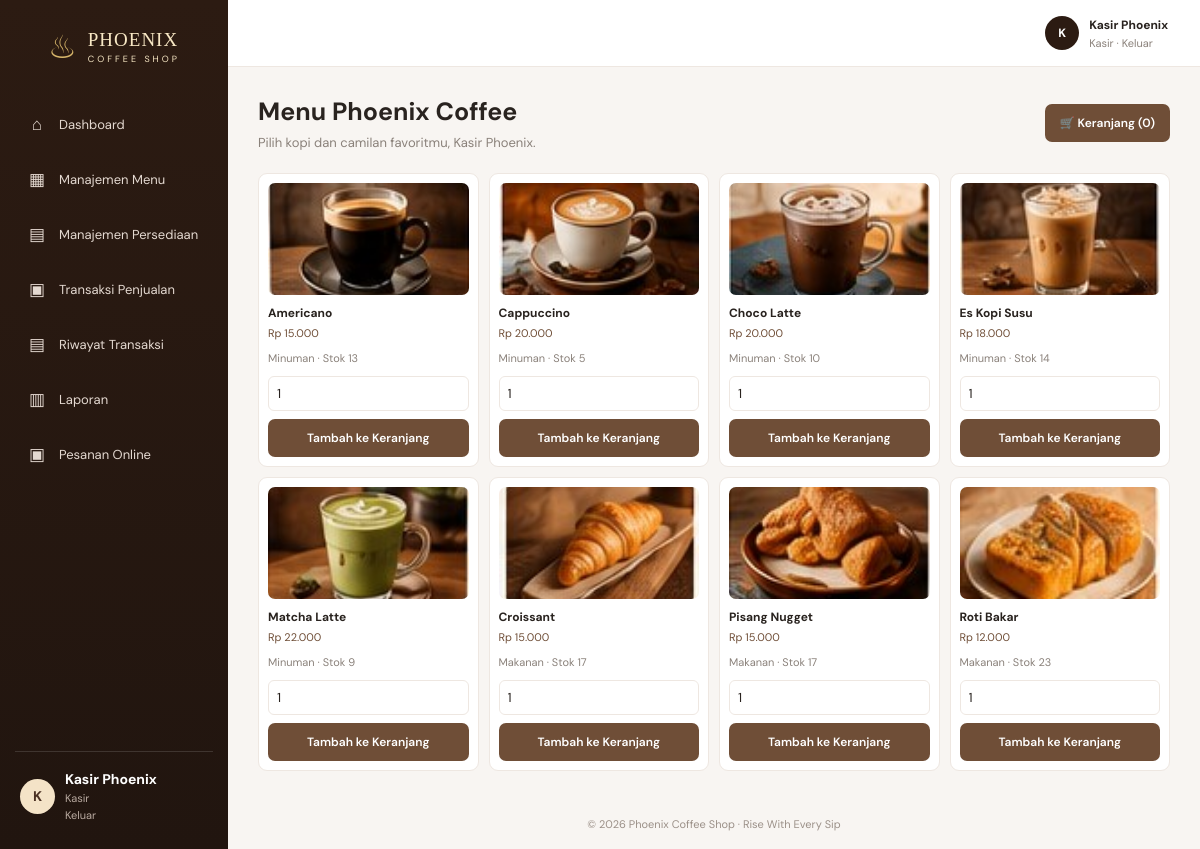
Screenshot of /customer.php (signed in) with the database file from the repository.
### tables this page shows
CREATE TABLE `products` (
  `id` int(11) NOT NULL,
  `name` varchar(120) NOT NULL,
  `category` enum('Minuman','Makanan') NOT NULL DEFAULT 'Minuman',
  `price` decimal(12,2) NOT NULL DEFAULT 0.00,
  `stock` int(11) NOT NULL DEFAULT 0,
  `unit` varchar(30) NOT NULL DEFAULT 'pcs',
  `created_at` timestamp NOT NULL DEFAULT current_timestamp()
);

### koneksi.php (called while the page is built, shortened)
<?php
function e($value) { return htmlspecialchars((string)$value, ENT_QUOTES, 'UTF-8'); }
function rupiah($value) { return 'Rp ' . number_format((float)$value, 0, ',', '.'); }
function product_image($name, $category = 'Minuman') {
    $n = strtolower(trim((string)$name));
    $map = [
        'es kopi susu' => 'es-kopi-susu.jpg', 'kopi susu' => 'es-kopi-susu.jpg',
        'americano' => 'americano.jpg', 'cappuccino' => 'cappuccino.jpg', 'cappucino' => 'cappuccino.jpg',
        'matcha latte' => 'matcha-latte.jpg', 'choco latte' => 'choco-latte.jpg', 'cokelat' => 'choco-latte.jpg',
        'croissant' => 'croissant.jpg', 'roti bakar' => 'roti-bakar.jpg', 'pisang nugget' => 'pisang-nugget.jpg'
    ];
    $file = $map[$n] ?? (strtolower((string)$category) === 'makanan' ? 'croissant.jpg' : 'es-kopi-susu.jpg');
    return 'assets/images/' . $file;
}
?>

### customer.php (the view, shortened to what this page needs)
<?php
require 'config/koneksi.php'; require_role(['customer','kasir','admin']); $pageTitle='Katalog Menu';
$products=$conn->query('SELECT * FROM products WHERE stock>0 ORDER BY category,name');require 'includes/header.php'; ?>
<div class="page-heading"><div><h1>Menu Phoenix Coffee</h1><p>Pilih kopi dan camilan favoritmu, <?= e($_SESSION['user']['name']) ?>.</p></div><a class="btn" href="keranjang.php">🛒 Keranjang (<?= array_sum($_SESSION['cart']??[]) ?>)</a></div>
<div class="product-grid customer-products"><?php if($products->num_rows):while($p=$products->fetch_assoc()): ?><form class="product-tile" method="post"><img class="tile-image" src="<?= e(product_image($p['name'],$p['category'])) ?>" alt="<?= e($p['name']) ?>"><div class="tile-name"><?= e($p['name']) ?></div><div class="tile-price"><?= rupiah($p['price']) ?></div><p style="font-size:11px;color:var(--muted)"><?= e($p['category']) ?> · Stok <?= (int)$p['stock'] ?></p><input type="hidden" name="product_id" value="<?= (int)$p['id'] ?>"><input type="number" name="qty" min="1" max="<?= (int)$p['stock'] ?>" value="1" style="width:100%;margin-bottom:8px;padding:8px;border:1px solid var(--line);border-radius:6px"><button class="btn" name="add" value="1" style="width:100%">Tambah ke Keranjang</button></form><?php endwhile;else: ?><div class="empty">Menu sedang tidak tersedia.</div><?php endif; ?></div>
<?php require 'includes/footer.php'; ?>

### header.php (shortened to what this page needs)
<?php
$currentPage = basename($_SERVER['PHP_SELF']);
$role = $_SESSION['user']['role'] ?? 'guest';
$displayName = $_SESSION['user']['name'] ?? 'Pengunjung';
$roleLabel = ['kasir'=>'Kasir','customer'=>'Customer','guest'=>'Pengunjung'][$role] ?? 'Pengguna';
if ($role === 'customer') {
    $nav = [
        'customer.php' => ['☕', 'Katalog Menu'],
        'pesanan.php' => ['▣', 'Pesanan Saya']
    ];
} elseif ($role === 'kasir') {
    $nav = [
        'index.php' => ['⌂', 'Dashboard'],
        'menu.php' => ['▦', 'Manajemen Menu'],
        'persediaan.php' => ['▤', 'Manajemen Persediaan'],
        'transaksi.php' => ['▣', 'Transaksi Penjualan'],
        'riwayat_transaksi.php' => ['▤', 'Riwayat Transaksi'],
        'laporan.php' => ['▥', 'Laporan'],
        'admin_pesanan.php' => ['▣', 'Pesanan Online']
    ];
}
?>
<!doctype html><html lang="id"><head><link rel="stylesheet" href="assets/css/style.css"></head><body>
<aside class="sidebar"><a class="brand" href="<?= $role==='customer'?'customer.php':($role==='kasir'?'transaksi.php':'index.php') ?>"><span class="brand-mark">♨</span><span>PHOENIX<small>COFFEE SHOP</small></span></a><nav><?php foreach($nav as $file=>$item): ?><a class="nav-link <?= $currentPage===$file?'active':'' ?>" href="<?= $file ?>"><span><?= $item[0] ?></span><?= $item[1] ?></a><?php endforeach; ?></nav><div class="sidebar-bottom"><span class="admin-dot"><?= e(strtoupper(substr($displayName,0,1))) ?></span><div><strong><?= e($displayName) ?></strong><small><?= e($roleLabel) ?></small><small><a href="logout.php">Keluar</a></small></div></div></aside>
<main class="main"><header class="topbar"><div class="mobile-brand">PHOENIX COFFEE</div><div class="top-user"><span class="avatar"><?= e(strtoupper(substr($displayName,0,1))) ?></span><span><strong><?= e($displayName) ?></strong><small><?= e($roleLabel) ?> · <a href="logout.php">Keluar</a></small></span></div></header><div class="content">

### footer.php
</div><footer>© <?= date('Y') ?> Phoenix Coffee Shop · Rise With Every Sip</footer></main><script src="assets/js/app.js"></script></body></html>

### style.css (style rules this page uses)
:root { --brown:#6f4e37;--deep:#2c1b12;--deep2:#432b1d;--gold:#c9a227;--cream:#f8f5f2;--paper:#fff;--text:#29231f;--muted:#8a817a;--line:#eee7e1;--green:#16834b;--red:#c94f43;--shadow:0 6px 22px rgba(53,35,22,.045) }
* { box-sizing:border-box }
body { margin:0;background:var(--cream);color:var(--text);font-family:'DM Sans',sans-serif;font-size:14px }
a { text-decoration:none;color:inherit }
.sidebar { position:fixed;inset:0 auto 0 0;width:228px;background:linear-gradient(180deg,var(--deep),#21150f);color:#fff;padding:25px 15px;display:flex;flex-direction:column;z-index:10 }
.brand { display:flex;align-items:center;justify-content:center;gap:10px;padding:3px 0 34px;color:#f8e8c5;font-family:'Playfair Display',serif;font-size:19px;letter-spacing:1px }
.brand-mark { font-size:32px;color:#d7b66b }
.brand small { display:block;text-align:center;font:9px 'DM Sans',sans-serif;letter-spacing:3px;margin-top:2px }
.sidebar nav { display:grid;gap:7px }
.nav-link { display:flex;align-items:center;gap:12px;padding:13px 12px;border-radius:8px;color:#e4d9d1;font-size:13px;transition:.2s }
.nav-link span { font-size:17px;width:20px;text-align:center }
.sidebar-bottom { margin-top:auto;border-top:1px solid #ffffff22;padding:18px 5px 2px;display:flex;gap:10px;align-items:center }
.admin-dot,.avatar { display:grid;place-items:center;border-radius:50%;background:#f4e3c7;color:#4a3022;font-weight:700;width:35px;height:35px }
.sidebar-bottom small,.top-user small { display:block;color:#b9aaa0;font-size:11px;margin-top:3px }
.main { margin-left:228px;min-height:100vh;display:flex;flex-direction:column }
.topbar { height:67px;background:#fff;border-bottom:1px solid var(--line);display:flex;align-items:center;justify-content:flex-end;padding:0 32px }
.top-user { display:flex;align-items:center;gap:10px;font-size:12px }
.top-user small { color:var(--muted) }
.avatar { width:34px;height:34px;background:var(--deep);color:white }
.content { padding:28px 30px;flex:1;max-width:1600px;width:100%;margin:0 auto }
.page-heading { display:flex;align-items:center;justify-content:space-between;gap:15px;margin-bottom:22px }
.page-heading h1 { font-size:25px;margin:0 0 6px }
.page-heading p { margin:0;color:var(--muted);font-size:13px }
.btn { border:0;border-radius:7px;background:var(--brown);color:white;padding:11px 15px;font:600 12px 'DM Sans';cursor:pointer;display:inline-flex;align-items:center;justify-content:center;gap:7px }
.field input,.field select,.field textarea,select,input[type=date],input[type=number] { width:100%;padding:11px 12px;border:1px solid var(--line);border-radius:7px;background:white;font:13px 'DM Sans';color:var(--text) }
.product-grid { display:grid;grid-template-columns:repeat(3,minmax(0,1fr));gap:10px }
.product-tile { border:1px solid var(--line);background:#fff;border-radius:9px;padding:12px;text-align:left;cursor:pointer }
.tile-name { font-size:12px;font-weight:700 }
.tile-price { font-size:11px;color:var(--brown);margin-top:5px }
footer { text-align:center;padding:18px;color:#9b9088;font-size:11px }
.tile-image { display:block;width:100%;height:112px;object-fit:cover;border-radius:7px;margin-bottom:10px;background:#f2e7dc }
.product-tile { overflow:hidden;padding:9px }
.customer-products { grid-template-columns:repeat(4,minmax(0,1fr)); }

### rows the page displays
products: shows a picture, name "Americano", price "Rp 15.000", category "Minuman", stock "13"
products: shows a picture, name "Cappuccino", price "Rp 20.000", category "Minuman", stock "5"
products: shows a picture, name "Choco Latte", price "Rp 20.000", category "Minuman", stock "10"
products: shows a picture, name "Es Kopi Susu", price "Rp 18.000", category "Minuman", stock "14"
products: shows a picture, name "Matcha Latte", price "Rp 22.000", category "Minuman", stock "9"
products: shows a picture, name "Croissant", price "Rp 15.000", category "Makanan", stock "17"
products: shows a picture, name "Pisang Nugget", price "Rp 15.000", category "Makanan", stock "17"
products: shows a picture, name "Roti Bakar", price "Rp 12.000", category "Makanan", stock "23"

### other values shown
$item[0] "⌂"
$item[1] "Dashboard"
$item[0] "▦"
$item[1] "Manajemen Menu"
$item[0] "▤"
$item[1] "Manajemen Persediaan"
$item[0] "▣"
$item[1] "Transaksi Penjualan"
$item[1] "Riwayat Transaksi"
$item[0] "▥"
$item[1] "Laporan"
$item[1] "Pesanan Online"
substr($displayName,0,1) "K"
$displayName "Kasir Phoenix"
$roleLabel "Kasir"
